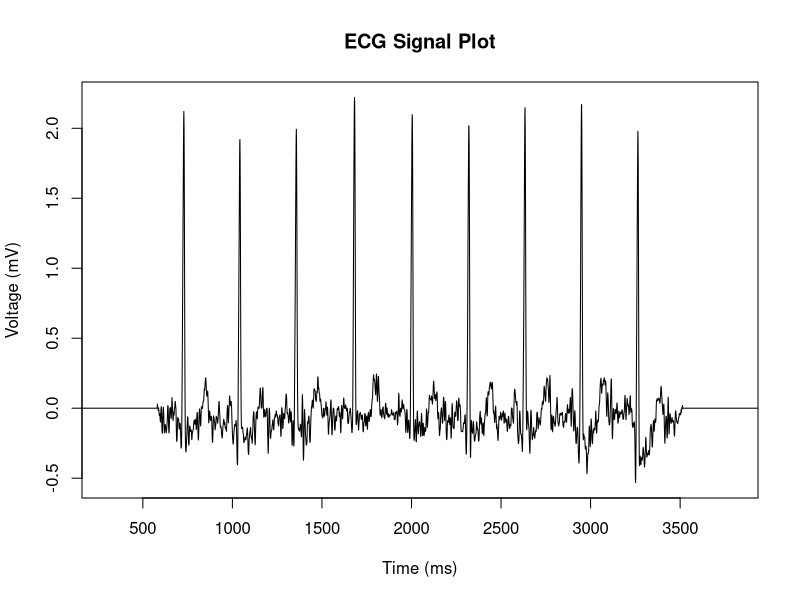

The R source for this figure: (Note: this script raises an error after producing the figure.)
########### Task 1 - Analysis of a single patient ###########

#1

single_patient <- read.csv("single_patient.csv")[,1]

#2

plot(1:length(single_patient), single_patient, type = "l", ylab = "Voltage (mV)", xlab = "Time (ms)", main = "ECG Signal Plot", xlim = c(300,3795))

#3

single_patient_trimmed <- single_patient[which(single_patient != 0)]

#4

npeaks <- 9

#5,6,7,8

find_peaks <- function(single_patient_trimmed, npeaks) {
  interval_length <- length(single_patient_trimmed) / npeaks
  single_patient_matrix <- matrix(single_patient_trimmed, nrow = npeaks, byrow = TRUE)
  for (i in 1:npeaks) {
    peaks[i] <- which.max(single_patient_matrix[i,]) + (i-1)*interval_length
  }
  return(peaks)
}

#9

peaks <- find_peaks(single_patient_trimmed, npeaks)

#10

plot(1:length(single_patient_trimmed), single_patient_trimmed, type = "l", ylab = "Voltage (mV)", xlab = "Time (ms)", main = "ECG Signal Plot with Peaks")
points(peaks, single_patient_trimmed[peaks], col = "blue", pch = 19)

#11

for (i in 1:length(peaks)) {
  text(peaks[i], single_patient_trimmed[peaks[i]], labels = round(single_patient_trimmed[peaks[i]],2), pos = 2, cex = 0.8, col = "blue")
}

